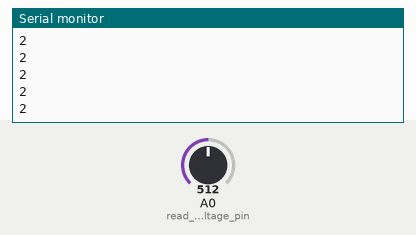
This sketch was run on a simulated Arduino Uno, built with avr-gcc and run on an emulated ATmega328P. On the bench: the last lines printed to the serial monitor. Inputs (shaded band) come from the test bench; at power-on: A0 (read_voltage_pin) = 512.

Above: at 1.2 s.
1.3 s: A0 (read_voltage_pin) set to 716
At 1.9 s:
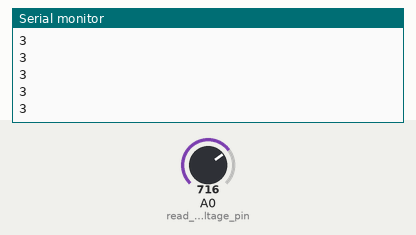
2.8 s: A0 (read_voltage_pin) set to 900
At 3.7 s:
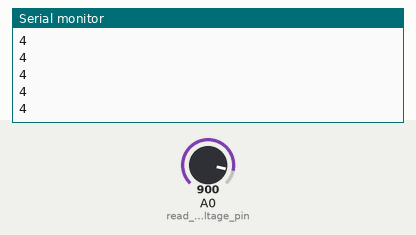
Timing chart, 0 to 5.8 s (numbered marks = the images above; inputs shaded):
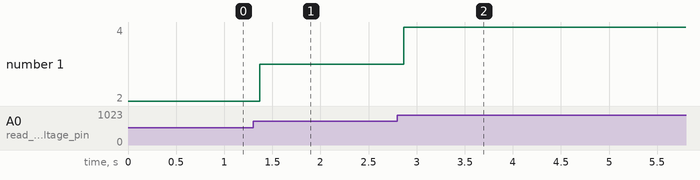

Measured:
- after the input at 1.3 s, the serial monitor: prints a new line after 0.07 s (image 1)
- after the input at 2.8 s, the serial monitor: prints a new line after 0.07 s (image 2)
- plotted number 1: 2 → 3 after the input at 1.3 s, 3 → 4 after the input at 2.8 s

The sketch:

test_voltage_sensor.ino
```cpp
int read_voltage_pin =A0;


void setup() {
  // put your setup code here, to run once:
pinMode(read_voltage_pin,INPUT);
Serial.begin(9600);

}

void loop() {
  // put your main code here, to run repeatedly:
int read_voltage=analogRead(read_voltage_pin);
int voltage= (read_voltage*5.0)/1024;
Serial.println(voltage);
}
```
